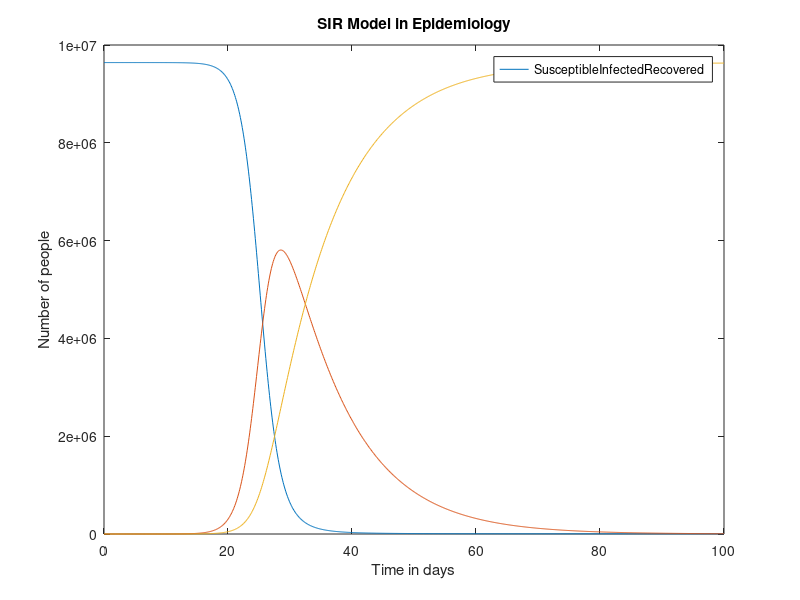

Recreate this plot in MATLAB.
function simple_SIR(N, alpha, beta, h, max)
    % default parameters according to the requirements
    if nargin == 0
        r0 = 7.5;
        N = 9640742; % population size of tokyo
        h = 0.1;
        beta = 1/10;
        alpha = r0 * beta;
        max = 100;
    end

    % Initialize values
    S = N - 1;
    I = 1;
    R = 0;
    
    % Iterate in stepsizes
    res = zeros(3, max/h);
    for t=0:1:max/h
        % calculate using Euler
        S_ = -alpha * S * I / N;
        I_ = alpha * S * I / N - beta * I;
        R_ = beta * I;
        S = S + S_ * h;
        I = I + I_ * h;
        R = R + R_ * h;

        % Save results to matrix
        res(1, t+1) = S;
        res(2, t+1) = I;
        res(3, t+1) = R;
    end
    
    % Plot it
    x = 0:h:max;
    plot(x, res);
    legend(["Susceptible" "Infected" "Recovered"]);
    xlabel("Time in days");
    ylabel("Number of people");
    title("SIR Model in Epidemiology");
end